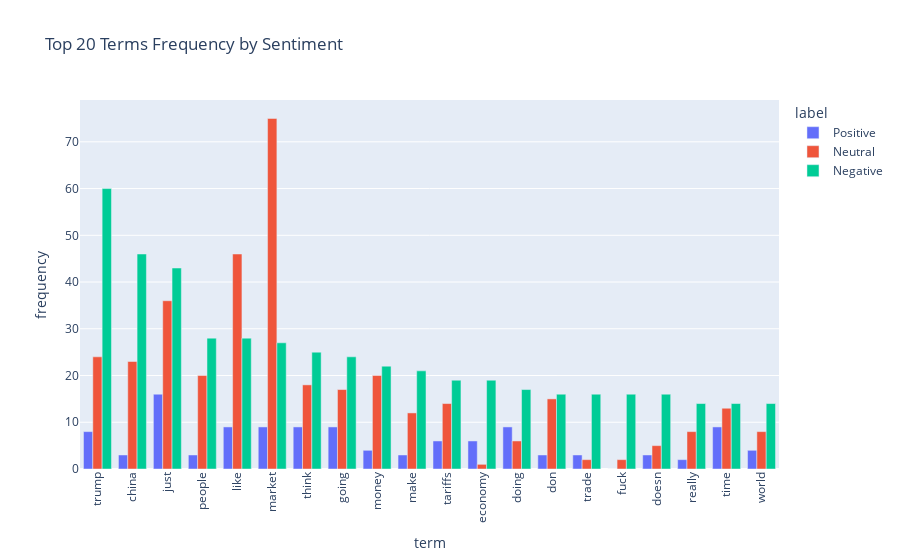

Notebook code cell kept with this figure:
### Markdown cell above
### Figure 3

### Code cell
# 取前20最常出現的詞（全體文章）

top_n = 20

""" 前面做過了
#terms = count_vect.get_feature_names_out()
#freqs = np.asarray(df_counts.sum(axis=0))[0]
#df_terms = pd.DataFrame({"term": terms, "frequency": freqs})
"""
df_top = df_terms.sort_values("frequency", ascending=False).head(top_n)

top_terms = df_top["term"].tolist() 

# === 新增部分：計算每個 label 的詞頻 ===
vect = CountVectorizer(stop_words="english", vocabulary=top_terms)

pos_counts = vect.fit_transform(stock_df[stock_df["label"]==1.0]["text"])
neu_counts = vect.fit_transform(stock_df[stock_df["label"]==0.0]["text"])
neg_counts = vect.fit_transform(stock_df[stock_df["label"]==-1.0]["text"])

df_plot = pd.DataFrame({
    "term": np.tile(top_terms, 3),
    "frequency": np.concatenate([
        np.asarray(pos_counts.sum(axis=0)).ravel(),
        np.asarray(neu_counts.sum(axis=0)).ravel(),
        np.asarray(neg_counts.sum(axis=0)).ravel()
    ]),
    "label": (["Positive"]*top_n + ["Neutral"]*top_n + ["Negative"]*top_n)
})

# 畫圖
fig = px.bar(df_plot, 
             x="term", y="frequency", color="label", 
             barmode="group",
             title=f"Top {top_n} Terms Frequency by Sentiment")
fig.update_layout(xaxis_tickangle=-90)
fig.show()

### Figure 1 — Plotly figure (JSON) as saved in the notebook; plotly's stock layout.template omitted (floating-point values rounded to 4 significant figures)
{"data": [{"alignmentgroup": "True", "hovertemplate": "label=Positive<br>term=%{x}<br>frequency=%{y}<extra></extra>", "legendgroup": "Positive", "marker": {"color": "#636efa", "pattern": {"shape": ""}}, "name": "Positive", "offsetgroup": "Positive", "orientation": "v", "showlegend": true, "textposition": "auto", "type": "bar", "x": ["trump", "china", "just", "people", "like", "market", "think", "going", "money", "make", "tariffs", "economy", "doing", "don", "trade", "fuck", "doesn", "really", "time", "world"], "xaxis": "x", "y": [8, 3, 16, 3, 9, 9, 9, 9, 4, 3, 6, 6, 9, 3, 3, 0, 3, 2, 9, 4], "yaxis": "y"}, {"alignmentgroup": "True", "hovertemplate": "label=Neutral<br>term=%{x}<br>frequency=%{y}<extra></extra>", "legendgroup": "Neutral", "marker": {"color": "#EF553B", "pattern": {"shape": ""}}, "name": "Neutral", "offsetgroup": "Neutral", "orientation": "v", "showlegend": true, "textposition": "auto", "type": "bar", "x": ["trump", "china", "just", "people", "like", "market", "think", "going", "money", "make", "tariffs", "economy", "doing", "don", "trade", "fuck", "doesn", "really", "time", "world"], "xaxis": "x", "y": [24, 23, 36, 20, 46, 75, 18, 17, 20, 12, 14, 1, 6, 15, 2, 2, 5, 8, 13, 8], "yaxis": "y"}, {"alignmentgroup": "True", "hovertemplate": "label=Negative<br>term=%{x}<br>frequency=%{y}<extra></extra>", "legendgroup": "Negative", "marker": {"color": "#00cc96", "pattern": {"shape": ""}}, "name": "Negative", "offsetgroup": "Negative", "orientation": "v", "showlegend": true, "textposition": "auto", "type": "bar", "x": ["trump", "china", "just", "people", "like", "market", "think", "going", "money", "make", "tariffs", "economy", "doing", "don", "trade", "fuck", "doesn", "really", "time", "world"], "xaxis": "x", "y": [60, 46, 43, 28, 28, 27, 25, 24, 22, 21, 19, 19, 17, 16, 16, 16, 16, 14, 14, 14], "yaxis": "y"}], "layout": {"barmode": "group", "legend": {"title": {"text": "label"}, "tracegroupgap": 0}, "title": {"text": "Top 20 Terms Frequency by Sentiment"}, "xaxis": {"anchor": "y", "domain": [0, 1], "tickangle": -90, "title": {"text": "term"}}, "yaxis": {"anchor": "x", "domain": [0, 1], "title": {"text": "frequency"}}}}
